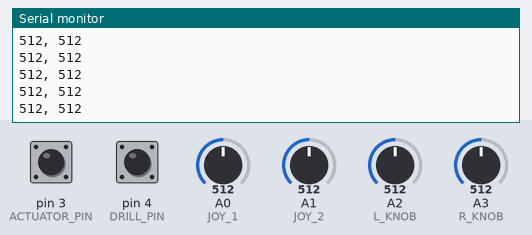
The sketch below on a simulated Arduino Uno, built with avr-gcc and run on an emulated ATmega328P. Shown: the last lines printed to the serial monitor. The inputs (shaded band) are chosen by the test bench; at power-on: A0 (JOY_1) = 512, A2 (L_KNOB) = 512, pin 3 (ACTUATOR_PIN) HIGH, pin 4 (DRILL_PIN) HIGH, A1 (JOY_2) = 512, A3 (R_KNOB) = 512.

Above: at 2.3 s.
2.4 s: A0 (JOY_1) set to 716
At 2.58 s:
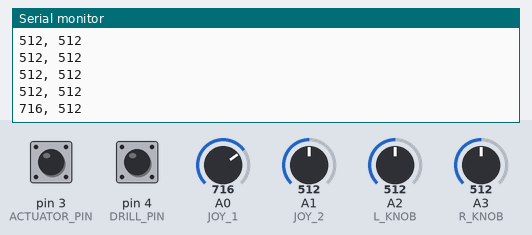
3.9 s: A2 (L_KNOB) set to 716
At 3.94 s:
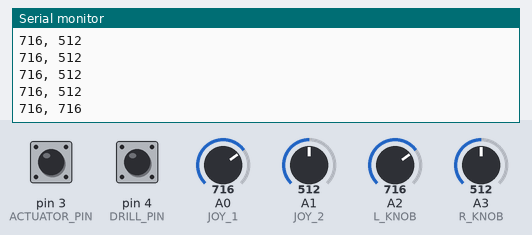
5.4 s: A2 (L_KNOB) set to 30
At 5.4 s:
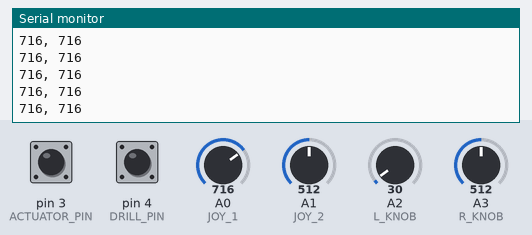
8.4 s: A0 (JOY_1) set to 992
At 8.44 s:
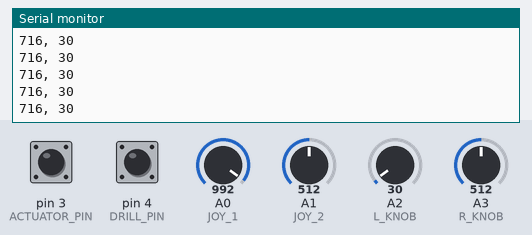
Timing chart, 0 to 10.9 s (numbered marks = the images above; inputs shaded):
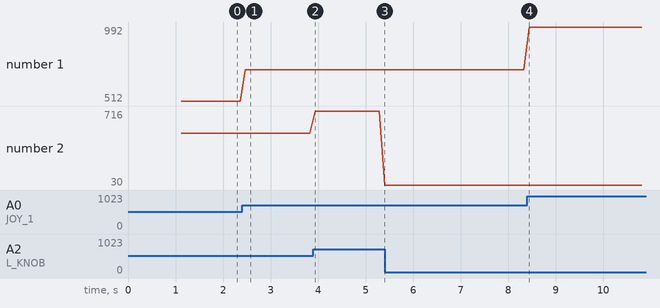

The sketch:

SEED_Controller_V3_Trim.ino
```cpp
#include <SoftwareSerial.h>
// according to Arduino Docs, the first param is Rx, the second is Tx:
SoftwareSerial bluetooth(6,7);
#define JOY_1 A0
#define JOY_2 A1
#define ACTUATOR_PIN 3
#define DRILL_PIN 4
#define L_KNOB A2
#define R_KNOB A3
void setup()
{
  bluetooth.begin(9600);
  Serial.begin(9600);
  delay(100);
  bluetooth.print("AT+CO094A9A83A52ED");
  delay(1000);
  pinMode(JOY_1, INPUT);
  pinMode(JOY_2, INPUT);
  pinMode(ACTUATOR_PIN, INPUT_PULLUP);
  pinMode(DRILL_PIN, INPUT_PULLUP);
}

void loop() {
  // put your main code here, to run repeatedly:
  int test1 = analogRead(JOY_1);
  int test2 = analogRead(JOY_2);
  int test3 = digitalRead(ACTUATOR_PIN);
  int test4 = digitalRead(DRILL_PIN);
  int trim1 = analogRead(L_KNOB);
  int trim2 = analogRead(R_KNOB);
  const int UPPER = 550;
  const int LOWER = 480;

  if ((test1 > LOWER) && (test1 < UPPER)){
    test1 = trim1;
  }

  if ((test2 > LOWER) && (test2 < UPPER)){
    test2 = trim2;
  }


  Serial.print(test1);
  Serial.print(", ");
  Serial.println(trim1);

  bluetooth.print(test1);
  bluetooth.print(',');
  bluetooth.print(test2);
  bluetooth.print(',');
  bluetooth.print(test3);
  bluetooth.print(',');
  bluetooth.print(test4);
  /*
  Serial.print(test1);
  Serial.print(',');
  Serial.print(test2);
  Serial.print(',');
  Serial.print(test3);
  Serial.print(',');
  Serial.println(test4);
  */
  delay(100);
}
```

Measured:
- after the input at 2.4 s, the serial monitor: prints a new line after 0.07 s (image 1)
- after the input at 3.9 s, the serial monitor: prints a new line at once (image 2)
- plotted number 1: 512 → 716 after the input at 2.4 s, 716 → 992 after the input at 8.4 s
- plotted number 2: 716 → 30 after the input at 5.4 s
